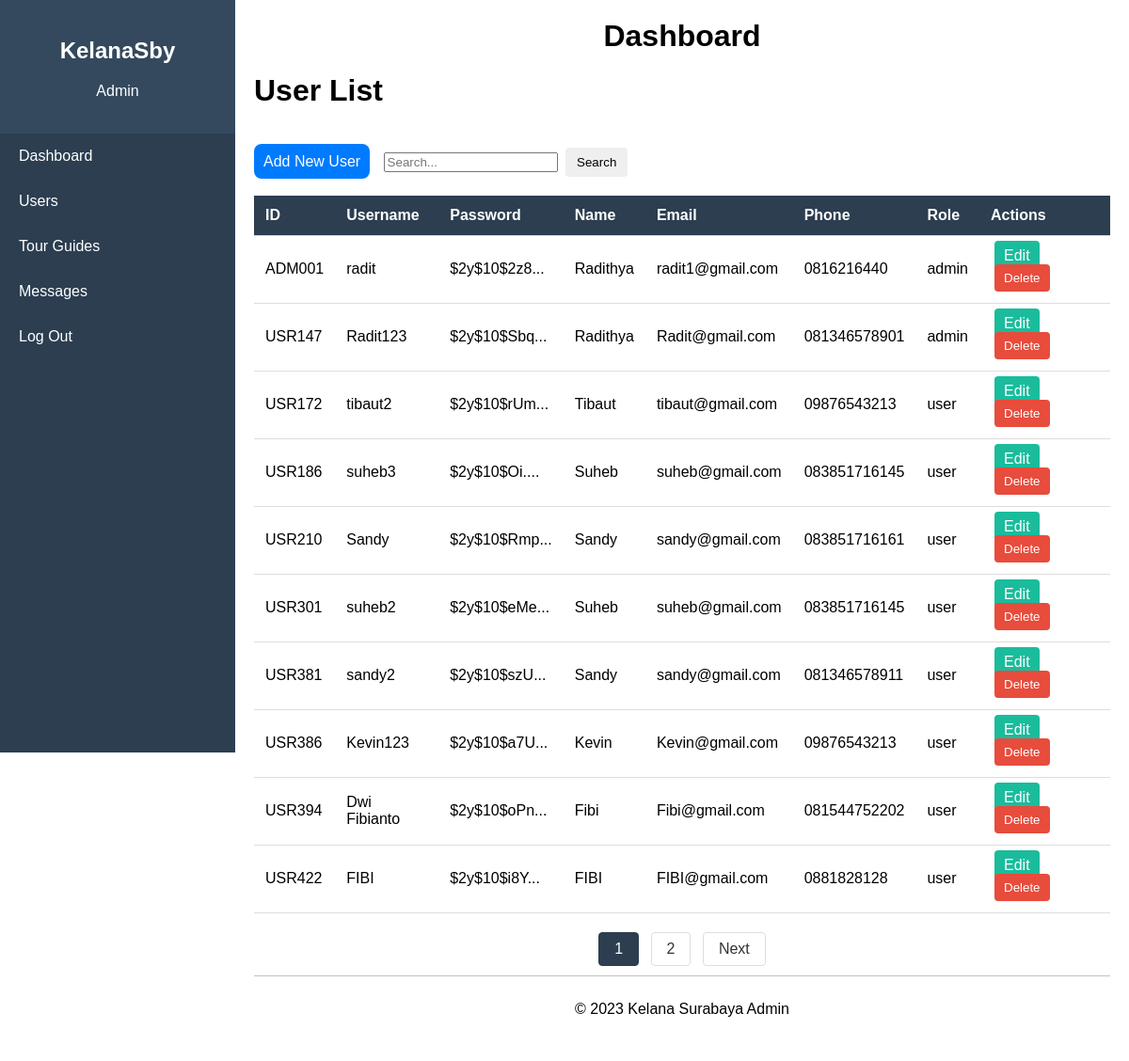
The app's page /Admin/users.php (signed in) with its own data.
### tables this page shows
CREATE TABLE `user` (
  `idUser` char(6) NOT NULL,
  `usernameUser` varchar(100) NOT NULL,
  `passwordUser` varchar(100) NOT NULL,
  `namaUser` varchar(255) NOT NULL,
  `emailUser` varchar(255) NOT NULL,
  `noUser` varchar(15) NOT NULL,
  `role` enum('admin','tourGuide','user','') NOT NULL DEFAULT 'user'
);

### Admin/users.php (the view, shortened to what this page needs)
<?php
include 'connectDB.php';
$users_per_page = 10;
$current_page = isset($_GET['page']) ? (int)$_GET['page'] : 1;
$search_query = isset($_GET['search']) ? mysqli_real_escape_string($koneksi, $_GET['search']) : '';
$offset = ($current_page - 1) * $users_per_page;
if (!empty($search_query)) {
    $total_users_query = "SELECT COUNT(*) as total FROM user
                          WHERE idUser LIKE '%$search_query%'
                          OR usernameUser LIKE '%$search_query%'
                          OR namaUser LIKE '%$search_query%'
                          OR emailUser LIKE '%$search_query%'
                          OR noUser LIKE '%$search_query%'";
} else {
    $total_users_query = "SELECT COUNT(*) as total FROM user";
}
$total_users_result = mysqli_query($koneksi, $total_users_query);
$total_users_row = mysqli_fetch_assoc($total_users_result);
$total_users = $total_users_row['total'];
$total_pages = ceil($total_users / $users_per_page);
if (!empty($search_query)) {
    $sql = "SELECT * FROM user
            WHERE idUser LIKE '%$search_query%'
            OR usernameUser LIKE '%$search_query%'
            OR namaUser LIKE '%$search_query%'
            OR emailUser LIKE '%$search_query%'
            OR noUser LIKE '%$search_query%'
            LIMIT $offset, $users_per_page";
} else {
    $sql = "SELECT * FROM user LIMIT $offset, $users_per_page";
}
$result = mysqli_query($koneksi, $sql);
$users = [];
if (mysqli_num_rows($result) > 0) {
    while ($row = mysqli_fetch_assoc($result)) {
        $users[] = $row;
    }
}
?>
<?php include("adminHeader.php")?>
<main>
    <h1>User List</h1>
    <a class="add-btn" href="tambah_user.php">Add New User</a>
    <form method="GET" action="" class="searchBar">
        <input type="search" name="search" placeholder="Search..." value="<?= htmlspecialchars($search_query) ?>">
        <button type="submit">Search</button>
    </form>
    <table>
        <thead>
            <tr>
                <th>ID</th>
                <th>Username</th>
                <th>Password</th>
                <th>Name</th>
                <th>Email</th>
                <th>Phone</th>
                <th>Role</th>
                <th>Actions</th>
            </tr>
        </thead>
        <tbody id="user-table">
            <?php foreach ($users as $user) {?>
                <tr>
                    <td><?= htmlspecialchars($user["idUser"])?></td>
                    <td><?= htmlspecialchars($user["usernameUser"])?></td>
                    <td><?= htmlspecialchars(substr($user["passwordUser"], 0, 10) . '...') ?></td>
                    <td><?= htmlspecialchars($user["namaUser"])?></td>
                    <td><?= htmlspecialchars($user["emailUser"])?></td>
                    <td><?= htmlspecialchars($user["noUser"])?></td>
                    <td><?= htmlspecialchars($user["role"])?></td>
                    <td>
                        <a class="edit-btn" href="edit_user.php?id=<?= $user["idUser"] ?>">Edit</a>
                        <form method="POST" action="" style="display:inline-block;">
                            <button class="delete-btn" type="submit" name="delete_user">Delete</button>
                        </form>
                    </td>
                </tr>
            <?php }?>
        </tbody>
    </table>
    <div class="pagination">
        <?php for ($page = 1; $page <= $total_pages; $page++): ?>
            <a href="?page=<?= $page ?>&search=<?= urlencode($search_query) ?>" <?= ($page == $current_page) ? 'class="active"' : '' ?>><?= $page ?></a>
        <?php endfor; ?>
        <?php if ($current_page < $total_pages): ?>
            <a href="?page=<?= $current_page + 1 ?>&search=<?= urlencode($search_query) ?>">Next</a>
        <?php endif; ?>
    </div>
</main>
<?php include("adminFooter.php")?>

### Admin/adminHeader.php (shortened to what this page needs)
<!DOCTYPE html>
<html lang="en">
<head>
    <link rel="stylesheet" href="../css/admin-style.css">
</head>
<body>
    <aside class="sidebar">
        <div class="sidebar-header">
            <h2>KelanaSby</h2>
            <p>Admin</p>
        </div>
        <ul class="sidebar-menu">
            <li><a href="dashboard.php">Dashboard</a></li>
            <li class="dropdown">
                <a href="users.php">Users</a>
            </li>
            <li class="dropdown">
                <a href="tourGuide.php" class="dropdown-toggle">Tour Guides</a>
            </li>
            <li><a href="pesan_masuk.php">Messages</a></li>
            <li><a href="logout.php">Log Out</a></li>
        </ul>
    </aside>
    <div class="main-content">
        <header>
            <h1>Dashboard</h1>
        </header>
        <main>

### Admin/adminFooter.php
</main>
    <footer>
        <p>&copy; 2023 Kelana Surabaya Admin</p>
    </footer>

### Css/admin-style.css (style rules this page uses)
body { display: flex; margin: 0; font-family: Arial, sans-serif; }
.sidebar { width: 250px; background-color: #2c3e50; color: white; height: 100vh; position: fixed; transition: transform 0.3s ease; }
.sidebar-header { padding: 20px; text-align: center; background-color: #34495e; }
.sidebar-menu { list-style: none; padding: 0; margin: 0; }
.sidebar-menu li { padding: 15px 20px; cursor: pointer; transition: background-color 0.3s; }
.sidebar-menu li a { color: white; text-decoration: none; display: block; transition: color 0.3s; }
.main-content { margin-left: 250px; padding: 20px; width: calc(100% - 250px); transition: margin-left 0.3s ease; }
.main-content header h1 { display: flex; margin: auto; justify-content: center; }
header { display: flex; align-items: center; }
footer { text-align: center; padding: 10px; border-top: 1px solid #bdc3c7; }
.searchBar { display: inline-block; margin: 20px 10px 10px; }
table { width: 100%; border-collapse: collapse; margin: 10px 0; font-size: 16px; text-align: left; }
th, td { padding: 12px; border-bottom: 1px solid #ddd; }
th { background-color: #2c3e50; color: white; }
button { padding: 8px 12px; margin: 0 4px; border: none; border-radius: 4px; cursor: pointer; }
.edit-btn { background-color: #1abc9c; color: white; padding: 7px 10px; margin: 0 4px; border: none; border-radius: 4px; cursor: pointer; text-decoration: none; }
.delete-btn { background-color: #e74c3c; color: white; padding: 7px 10px; margin: 0 4px; border: none; border-radius: 4px; cursor: pointer; text-decoration: none; }
.add-btn { background-color: #007BFF; color: white; padding: 10px; border-radius: 8px; text-decoration: none; }
.pagination { margin-top: 20px; margin-bottom: 10px; text-align: center; }
.pagination a { display: inline-block; padding: 8px 16px; margin: 0 4px; border: 1px solid #ddd; text-decoration: none; color: #333; border-radius: 4px; }
.pagination a.active { background-color: #2c3e50; color: white; border: 1px solid #2c3e50; }

### records on screen
user: idUser "ADM001", usernameUser "radit", passwordUser "$2y$10$2z8...", namaUser "Radithya", emailUser "radit1@gmail.com", noUser "0816216440", role "admin"
user: idUser "USR147", usernameUser "Radit123", passwordUser "$2y$10$Sbq...", namaUser "Radithya", emailUser "Radit@gmail.com", noUser "081346578901", role "admin"
user: idUser "USR172", usernameUser "tibaut2", passwordUser "$2y$10$rUm...", namaUser "Tibaut", emailUser "tibaut@gmail.com", noUser "09876543213", role "user"
user: idUser "USR186", usernameUser "suheb3", passwordUser "$2y$10$Oi....", namaUser "Suheb", emailUser "suheb@gmail.com", noUser "083851716145", role "user"
user: idUser "USR210", usernameUser "Sandy", passwordUser "$2y$10$Rmp...", namaUser "Sandy", emailUser "sandy@gmail.com", noUser "083851716161", role "user"
user: idUser "USR301", usernameUser "suheb2", passwordUser "$2y$10$eMe...", namaUser "Suheb", emailUser "suheb@gmail.com", noUser "083851716145", role "user"
user: idUser "USR381", usernameUser "sandy2", passwordUser "$2y$10$szU...", namaUser "Sandy", emailUser "sandy@gmail.com", noUser "081346578911", role "user"
user: idUser "USR386", usernameUser "Kevin123", passwordUser "$2y$10$a7U...", namaUser "Kevin", emailUser "Kevin@gmail.com", noUser "09876543213", role "user"
user: idUser "USR394", usernameUser "Dwi Fibianto", passwordUser "$2y$10$oPn...", namaUser "Fibi", emailUser "Fibi@gmail.com", noUser "081544752202", role "user"
user: idUser "USR422", usernameUser "FIBI", passwordUser "$2y$10$i8Y...", namaUser "FIBI", emailUser "FIBI@gmail.com", noUser "0881828128", role "user"
